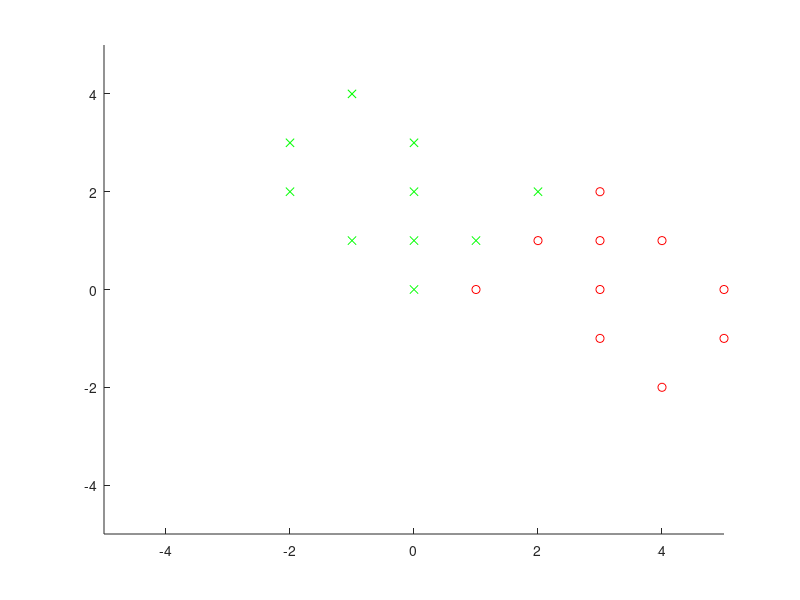

Reproduce this figure in MATLAB. (Note: this script raises an error after producing the figure.)
X=[[-2 2]',[-2 3]',[-1 1]',[-1 4]',[0 0]',[0 1]',[0 2]',[0 3]', [1 0]', [1 1]',[2 1]',[2 2]',[3 -1]',[3 0]',[3 1]', [3 2]', [4 -2]', [4 1]', [5 -1]', [5 0]']
T=[-1 -1 -1 -1 -1 -1 -1 -1 1 -1 1 -1 1 1 1 1 1 1 1 1];

%a
eticheta1=find(T==1);
etichetaMinus1=find(T==-1);
figure,hold on;
plot(X(1,eticheta1),X(2,eticheta1),'or');
plot(X(1,etichetaMinus1), X(2,etichetaMinus1),'xg');
axis([-5 5 -5 5]);

%b
ceva=(inv(X*X'))*X*T';
bstar=ceva(1);
wstar=ceva(2:end);
LGlobal=plotpc(wstar',bstar);
set(LGlobal,'color','m','linewidth',3);

%c
net=newp([-2 2;-2 2],1,'purelin','trainb');
net.inputWeights{1}.learnFcn='learnwh';
net.biases{1}.learnFcn='learnwh';
net.inputWeights{1}.learnParam.lr = 0.005;
net.biases{1}.learnParam.lr = 0.005;
net.trainParam.epochs=200;

[net,antrenare]=train(net,X,T);
b=plotpc(net.IW{1},net.b{1});
set(b,'color','b','linewidth',2);

title('linii');
legend('exemplele din clasa 1','exemplele din clasa -1','dreapta de separare data de Beta','dreapta de separare invatata');

%4
figure(2),hold on;
plot(X(1,eticheta1),X(2,eticheta1),'or');
plot(X(1,etichetaMinus1), X(2,etichetaMinus1),'xg');
axis([-5 5 -5 5]);

wstar = inv(X*X')*X*T';
bstar = 0;
plotpc(wstar',bstar);

%7

net = newp([min(X(1,:)) max(X(1,:));min(X(2,:)) max(X(2,:))],1,'purelin');
net.inputWeights{1}.initFcn = 'initzero';
net.inputWeights{1}.learnFcn = 'learnwh';
net.inputWeights{1}.learnParam.lr = 0.005;
net.biasConnect = 0;
net.trainFcn = 'trainb';
net.trainParam.epochs = 200;



net = train(net,X,T);
figure(2);hold on;
dreaptaSolutieInvatataB0Batch = plotpc(net.IW{1},0);
set(dreaptaSolutieInvatataB0Batch,'color','r','linewidth',2);


